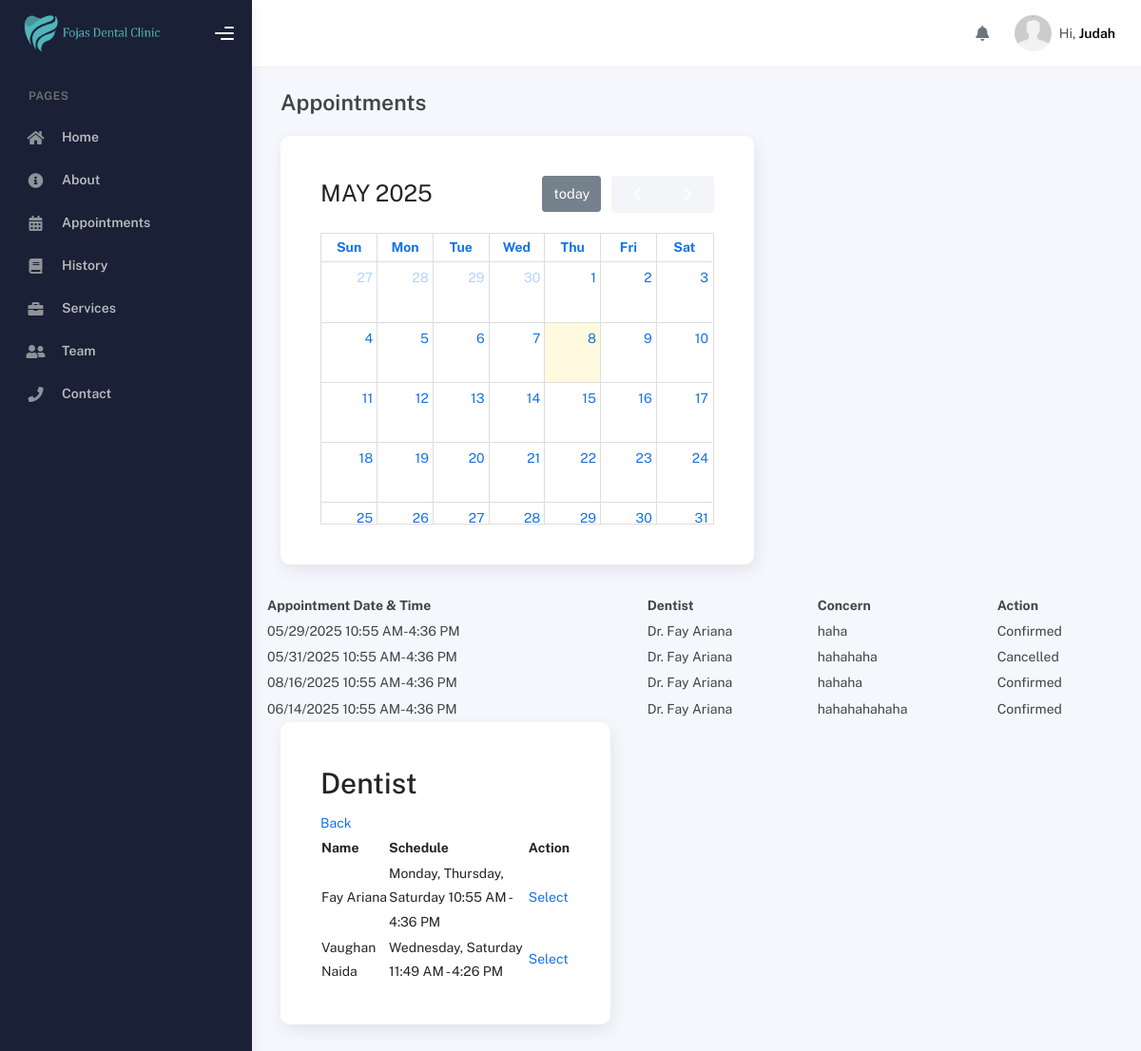
The page /modules/patients/appointments.php (signed in) on the database its author committed.
### tables this page shows
CREATE TABLE `appointments` (
  `id` int(11) NOT NULL,
  `user_id` int(11) NOT NULL,
  `user_id_patient` int(11) NOT NULL,
  `appointment_id` int(110) NOT NULL,
  `concern` varchar(255) NOT NULL,
  `confirmed` int(11) NOT NULL,
  `appointment_date` varchar(100) NOT NULL,
  `date_created` date NOT NULL,
  `date_updated` date NOT NULL,
  `remarks` varchar(255) NOT NULL
);

CREATE TABLE `schedule` (
  `id` int(11) NOT NULL,
  `user_id` int(255) NOT NULL,
  `day` varchar(150) NOT NULL,
  `start_time` varchar(100) NOT NULL,
  `end_time` varchar(100) NOT NULL,
  `date_created` date NOT NULL,
  `date_updated` date NOT NULL
);

CREATE TABLE `users` (
  `id` int(11) NOT NULL,
  `user_id` int(100) NOT NULL,
  `role_id` int(11) NOT NULL,
  `first_name` varchar(250) NOT NULL,
  `middle_name` varchar(255) NOT NULL,
  `last_name` varchar(255) NOT NULL,
  `mobile_number` varchar(255) NOT NULL,
  `email` varchar(255) DEFAULT NULL,
  `password` varchar(255) NOT NULL,
  `date_of_birth` date NOT NULL,
  `date_created` date NOT NULL,
  `date_updated` date NOT NULL,
  `token` varchar(255) DEFAULT NULL,
  `address` varchar(255) DEFAULT NULL,
  `otp` varchar(100) DEFAULT NULL
);

### modules/patients/appointments.php (the view, shortened to what this page needs)
<?php
include('../../connection/connection.php');
$user_id_patient = $_SESSION['user_id'];
?>
<!DOCTYPE html>
<html lang="en">
<head>
    <?php include '../../includes/styles.php'; ?>
</head>
<body>
    <div class="wrapper">
      <?php include '../../includes/sidebar.php'; ?>
      <div class="main-panel">
        <?php include '../../includes/topbar.php'; ?>
        <div class="container">
          <div class="page-inner">
            <div class="page-header">
              <h4 class="page-title">Appointments</h4>
            </div>
            <div class="page-category">
                <div class="row">
                    <div class="col-lg-7">
                        <div class="card p-5">
                            <div id="calendar"></div>
                        </div>
                    </div>
                <table>
                    <tr>
                        <th>Appointment Date & Time</th>
                        <th>Dentist</th>
                        <th>Concern</th>
                        <th>Action</th>
                    </tr>
                    <?php
                        $query_appointments = "SELECT appointments.user_id, appointments.user_id_patient, appointments.concern, appointments.appointment_date, users.first_name, users.middle_name, users.last_name, schedule.start_time, schedule.end_time, appointments.confirmed
                        FROM appointments
                        LEFT JOIN users
                        ON
                        appointments.user_id = users.user_id
                        LEFT JOIN schedule
                        ON appointments.user_id = schedule.user_id WHERE appointments.user_id_patient =  '$user_id_patient'";
                        $run_appointments = mysqli_query($conn,$query_appointments);
                        if(mysqli_num_rows($run_appointments) > 0){
                            foreach($run_appointments as $row_appointment){
                                ?>
                                <tr>
                                    <td><?php echo $row_appointment['appointment_date']. " " . date("g:i A",strtotime($row_appointment['start_time'])). "-". date("g:i A",strtotime($row_appointment['end_time']))?></td>
                                    <td>Dr. <?php echo $row_appointment['first_name'] . " " . $row_appointment['last_name']?></td>
                                <td><?php echo $row_appointment['concern']?></td>
                                <td>
                                    <?php
                                        $status = (int)$row_appointment['confirmed'];
                                        if ($status === 0) {
                                            ?>
                                            <!-- <form action="accepted.php" method="POST">
                                                <input type="submit" name="accept" value="Confirmed">
                                                <input type="hidden" name="appointment_date" value="<?php echo $row_appointment['appointment_date']?>">
                                            </form> -->
                                            <form action="declined.php" method="POST">
                                                <input type="submit" name="decline" value="Cancel">
                                                <input type="hidden" name="appointment_date" value="<?php echo $row_appointment['appointment_date']?>">
                                            </form>
                                            <?php
                                        } elseif ($status === 1) {
                                            echo "Confirmed";
                                        } elseif ($status === 2) {
                                            echo "Cancelled";
                                        }
                                    ?>
                                    </td>
                                </tr>
                                <?php
                            }
                        }
                    ?>
                </table>
                    <div class="col-lg-5">
                        <div class="card p-5">
                            <h1>Dentist</h1>
                            <a href="dashboard.php">Back</a>
                            <form action="" method="POST">
                                <table>
                                    <tr>
                                        <th>Name</th>
                                        <th>Schedule</th>
                                        <th>Action</th>
                                    </tr>
                                    <?php
                                        $query_dentist = "SELECT users.user_id AS user_id, users.first_name AS first_name, users.middle_name AS middle_name, users.last_name AS last_name, users.mobile_number AS mobile_number, users.email AS email, schedule.user_id AS schedule_user_id, schedule.day AS day , schedule.start_time AS start_time , schedule.end_time AS end_time
                                        FROM
                                        users
                                        LEFT JOIN schedule
                                        ON users.user_id = schedule.user_id
                                        WHERE users.role_id = '3'";
                                        $run_dentist = mysqli_query($conn,$query_dentist);
                                        while($row_dentist = mysqli_fetch_assoc($run_dentist)){
                                            ?>
                                                <tr>
                                                    <td><?php echo $row_dentist['first_name']. " " . $row_dentist['last_name']?>
                                                    </td>
                                                    <td>
                                                        <?php
                                                            $start = date("g:i A", strtotime($row_dentist['start_time']));
                                                            $end = date("g:i A", strtotime($row_dentist['end_time']));
                                                            echo $row_dentist['day'] . " " . $start . " - " . $end;
                                                        ?>
                                                    </td>
                                                    <td>
                                                        <a href="select-dentist.php?user_id=<?php echo $row_dentist['user_id']?>">Select</a>
                                                    </td>
                                                </tr>
                                            <?php
                                        }
                                    ?>
                                </table>
                            </form>
                        </div>
                    </div>
                </div>
            </div>
          </div>
        </div>
      </div>
    </div>
    <a href="appointments.php">Appointment</a>
</body>
</html>

### rows shown on the page
appointments: appointment_date "05/29/2025", schedule.start_time "10:55 AM", schedule.end_time "4:36 PM", users.first_name "Fay", users.last_name "Ariana", concern "haha", confirmed "Confirmed"
appointments: appointment_date "05/31/2025", schedule.start_time "10:55 AM", schedule.end_time "4:36 PM", users.first_name "Fay", users.last_name "Ariana", concern "hahahaha", confirmed "Cancelled"
appointments: appointment_date "08/16/2025", schedule.start_time "10:55 AM", schedule.end_time "4:36 PM", users.first_name "Fay", users.last_name "Ariana", concern "hahaha", confirmed "Confirmed"
appointments: appointment_date "06/14/2025", schedule.start_time "10:55 AM", schedule.end_time "4:36 PM", users.first_name "Fay", users.last_name "Ariana", concern "hahahahahaha", confirmed "Confirmed"
schedule: users.first_name "Fay", users.last_name "Ariana", day "Monday, Thursday, Saturday", start_time "10:55 AM", end_time "4:36 PM"
schedule: users.first_name "Vaughan", users.last_name "Naida", day "Wednesday, Saturday", start_time "11:49 AM", end_time "4:26 PM"

### other values the page prints
$first_name "Judah"
